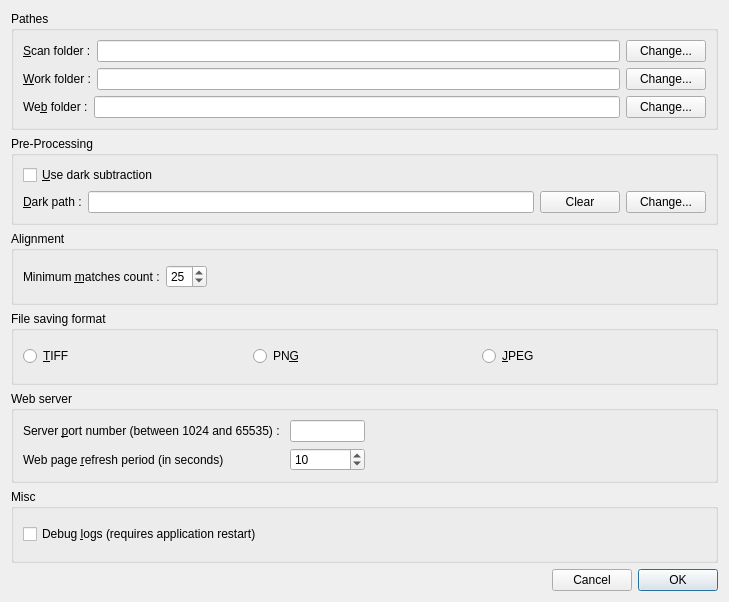
<?xml version="1.0" encoding="UTF-8"?>
<ui version="4.0">
 <class>PrefsDialog</class>
 <widget class="QDialog" name="PrefsDialog">
  <property name="geometry">
   <rect>
    <x>0</x>
    <y>0</y>
    <width>729</width>
    <height>602</height>
   </rect>
  </property>
  <property name="windowTitle">
   <string>ALS preferences</string>
  </property>
  <layout class="QVBoxLayout" name="verticalLayout_2">
   <item>
    <widget class="QGroupBox" name="groupBox">
     <property name="title">
      <string>Pathes</string>
     </property>
     <layout class="QVBoxLayout" name="verticalLayout">
      <item>
       <layout class="QHBoxLayout" name="horizontalLayout_2">
        <item>
         <widget class="QLabel" name="lbl_scan_folder">
          <property name="text">
           <string>&amp;Scan folder :</string>
          </property>
          <property name="buddy">
           <cstring>btn_browse_scan</cstring>
          </property>
         </widget>
        </item>
        <item>
         <widget class="QLineEdit" name="ln_scan_folder_path">
          <property name="minimumSize">
           <size>
            <width>350</width>
            <height>0</height>
           </size>
          </property>
          <property name="readOnly">
           <bool>true</bool>
          </property>
         </widget>
        </item>
        <item>
         <widget class="QPushButton" name="btn_browse_scan">
          <property name="text">
           <string>Change...</string>
          </property>
         </widget>
        </item>
       </layout>
      </item>
      <item>
       <layout class="QHBoxLayout" name="horizontalLayout_3">
        <item>
         <widget class="QLabel" name="lbl_work_folder">
          <property name="text">
           <string>&amp;Work folder :</string>
          </property>
          <property name="buddy">
           <cstring>btn_browse_work</cstring>
          </property>
         </widget>
        </item>
        <item>
         <widget class="QLineEdit" name="ln_work_folder_path">
          <property name="minimumSize">
           <size>
            <width>350</width>
            <height>0</height>
           </size>
          </property>
          <property name="readOnly">
           <bool>true</bool>
          </property>
         </widget>
        </item>
        <item>
         <widget class="QPushButton" name="btn_browse_work">
          <property name="text">
           <string>Change...</string>
          </property>
         </widget>
        </item>
       </layout>
      </item>
      <item>
       <layout class="QHBoxLayout" name="horizontalLayout_8">
        <item>
         <widget class="QLabel" name="lbl_web_folder">
          <property name="text">
           <string>We&amp;b folder :</string>
          </property>
          <property name="buddy">
           <cstring>btn_browse_work</cstring>
          </property>
         </widget>
        </item>
        <item>
         <widget class="QLineEdit" name="ln_web_folder_path">
          <property name="minimumSize">
           <size>
            <width>350</width>
            <height>0</height>
           </size>
          </property>
          <property name="readOnly">
           <bool>true</bool>
          </property>
         </widget>
        </item>
        <item>
         <widget class="QPushButton" name="btn_browse_web">
          <property name="text">
           <string>Change...</string>
          </property>
         </widget>
        </item>
       </layout>
      </item>
     </layout>
    </widget>
   </item>
   <item>
    <widget class="QGroupBox" name="groupBox_2">
     <property name="title">
      <string>Pre-Processing</string>
     </property>
     <layout class="QVBoxLayout" name="verticalLayout_4">
      <item>
       <widget class="QCheckBox" name="chk_use_dark">
        <property name="text">
         <string>&amp;Use dark subtraction</string>
        </property>
       </widget>
      </item>
      <item>
       <layout class="QHBoxLayout" name="horizontalLayout_7">
        <item>
         <widget class="QLabel" name="lbl_dark_folder">
          <property name="text">
           <string>&amp;Dark path :</string>
          </property>
          <property name="buddy">
           <cstring>btn_dark_scan</cstring>
          </property>
         </widget>
        </item>
        <item>
         <widget class="QLineEdit" name="ln_master_dark_path">
          <property name="minimumSize">
           <size>
            <width>350</width>
            <height>0</height>
           </size>
          </property>
          <property name="readOnly">
           <bool>true</bool>
          </property>
         </widget>
        </item>
        <item>
         <widget class="QPushButton" name="btn_dark_clear">
          <property name="text">
           <string>Clear</string>
          </property>
         </widget>
        </item>
        <item>
         <widget class="QPushButton" name="btn_dark_scan">
          <property name="text">
           <string>Change...</string>
          </property>
         </widget>
        </item>
       </layout>
      </item>
     </layout>
    </widget>
   </item>
   <item>
    <widget class="QGroupBox" name="groupBox_3">
     <property name="title">
      <string>Alignment</string>
     </property>
     <layout class="QHBoxLayout" name="horizontalLayout_4">
      <item>
       <layout class="QGridLayout" name="gridLayout">
        <item row="0" column="0">
         <widget class="QLabel" name="lbl_minimum_match_count">
          <property name="text">
           <string>Minimum &amp;matches count :</string>
          </property>
          <property name="textFormat">
           <enum>Qt::AutoText</enum>
          </property>
          <property name="buddy">
           <cstring>spn_minimum_match_count</cstring>
          </property>
         </widget>
        </item>
        <item row="0" column="1">
         <widget class="QSpinBox" name="spn_minimum_match_count">
          <property name="minimum">
           <number>5</number>
          </property>
          <property name="value">
           <number>25</number>
          </property>
         </widget>
        </item>
       </layout>
      </item>
      <item>
       <spacer name="horizontalSpacer_3">
        <property name="orientation">
         <enum>Qt::Horizontal</enum>
        </property>
        <property name="sizeHint" stdset="0">
         <size>
          <width>160</width>
          <height>20</height>
         </size>
        </property>
       </spacer>
      </item>
     </layout>
    </widget>
   </item>
   <item>
    <widget class="QGroupBox" name="groupBox_4">
     <property name="title">
      <string>File saving format</string>
     </property>
     <layout class="QHBoxLayout" name="horizontalLayout_5">
      <item>
       <widget class="QRadioButton" name="radioSaveTiff">
        <property name="text">
         <string>&amp;TIFF</string>
        </property>
       </widget>
      </item>
      <item>
       <widget class="QRadioButton" name="radioSavePng">
        <property name="text">
         <string>PN&amp;G</string>
        </property>
       </widget>
      </item>
      <item>
       <widget class="QRadioButton" name="radioSaveJpeg">
        <property name="text">
         <string>&amp;JPEG</string>
        </property>
       </widget>
      </item>
     </layout>
    </widget>
   </item>
   <item>
    <widget class="QGroupBox" name="groupBox_5">
     <property name="title">
      <string>Web server</string>
     </property>
     <layout class="QHBoxLayout" name="horizontalLayout_6">
      <item>
       <layout class="QGridLayout" name="gridLayout">
        <item row="0" column="0">
         <widget class="QLabel" name="lbl_server_port">
          <property name="text">
           <string>Server &amp;port number (between 1024 and 65535) :</string>
          </property>
          <property name="textFormat">
           <enum>Qt::AutoText</enum>
          </property>
          <property name="buddy">
           <cstring>ln_web_server_port</cstring>
          </property>
         </widget>
        </item>
        <item row="0" column="1">
         <widget class="QLineEdit" name="ln_web_server_port">
          <property name="maximumSize">
           <size>
            <width>75</width>
            <height>16777215</height>
           </size>
          </property>
          <property name="inputMask">
           <string/>
          </property>
         </widget>
        </item>
        <item row="1" column="0">
         <widget class="QLabel" name="label">
          <property name="text">
           <string>Web page &amp;refresh period (in seconds)</string>
          </property>
          <property name="buddy">
           <cstring>spn_webpage_refresh_period</cstring>
          </property>
         </widget>
        </item>
        <item row="1" column="1">
         <widget class="QSpinBox" name="spn_webpage_refresh_period">
          <property name="minimum">
           <number>1</number>
          </property>
          <property name="value">
           <number>10</number>
          </property>
         </widget>
        </item>
       </layout>
      </item>
      <item>
       <spacer name="horizontalSpacer_4">
        <property name="orientation">
         <enum>Qt::Horizontal</enum>
        </property>
        <property name="sizeHint" stdset="0">
         <size>
          <width>160</width>
          <height>20</height>
         </size>
        </property>
       </spacer>
      </item>
     </layout>
    </widget>
   </item>
   <item>
    <widget class="QGroupBox" name="groupBox_6">
     <property name="title">
      <string>Misc</string>
     </property>
     <layout class="QVBoxLayout" name="verticalLayout_3">
      <item>
       <widget class="QCheckBox" name="chk_debug_logs">
        <property name="text">
         <string>Debug &amp;logs (requires application restart)</string>
        </property>
       </widget>
      </item>
     </layout>
    </widget>
   </item>
   <item>
    <layout class="QHBoxLayout" name="horizontalLayout">
     <property name="sizeConstraint">
      <enum>QLayout::SetDefaultConstraint</enum>
     </property>
     <item>
      <spacer name="horizontalSpacer">
       <property name="orientation">
        <enum>Qt::Horizontal</enum>
       </property>
       <property name="sizeHint" stdset="0">
        <size>
         <width>40</width>
         <height>20</height>
        </size>
       </property>
      </spacer>
     </item>
     <item>
      <widget class="QPushButton" name="btn_Cancel">
       <property name="text">
        <string>Cancel</string>
       </property>
      </widget>
     </item>
     <item>
      <widget class="QPushButton" name="btn_OK">
       <property name="text">
        <string>OK</string>
       </property>
       <property name="default">
        <bool>true</bool>
       </property>
      </widget>
     </item>
    </layout>
   </item>
  </layout>
 </widget>
 <resources/>
 <connections>
  <connection>
   <sender>btn_Cancel</sender>
   <signal>clicked()</signal>
   <receiver>PrefsDialog</receiver>
   <slot>reject()</slot>
   <hints>
    <hint type="sourcelabel">
     <x>556</x>
     <y>269</y>
    </hint>
    <hint type="destinationlabel">
     <x>288</x>
     <y>274</y>
    </hint>
   </hints>
  </connection>
  <connection>
   <sender>btn_OK</sender>
   <signal>clicked()</signal>
   <receiver>PrefsDialog</receiver>
   <slot>accept()</slot>
   <hints>
    <hint type="sourcelabel">
     <x>668</x>
     <y>270</y>
    </hint>
    <hint type="destinationlabel">
     <x>701</x>
     <y>177</y>
    </hint>
   </hints>
  </connection>
 </connections>
</ui>
